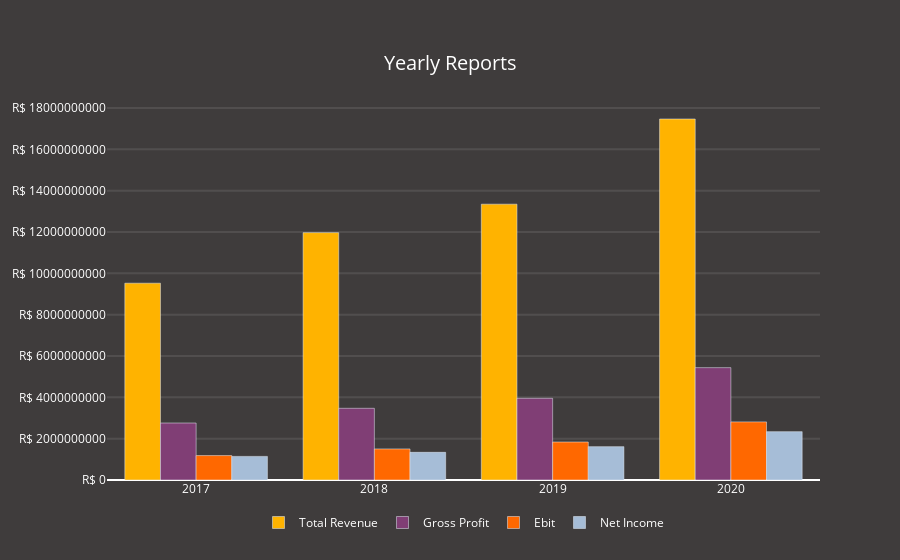

Notebook source saved alongside this figure:
### Markdown cell above
## Plotly

Create the first plot with the following fields:
* Revenue
* Gross Profit
* EBIT
* Net Income

### Code cell
dataList = ['Total Revenue', 'Gross Profit', 'Ebit', 'Net Income']
createYearlyBarPlot(tickerSymbol, dataList)

### Figure 1 — Plotly figure (JSON) as saved in the notebook; plotly's stock layout.template omitted (floating-point values rounded to 4 significant figures)
{"data": [{"marker": {"color": "#FFB300"}, "name": "Total Revenue", "type": "bar", "x": [2020, 2019, 2018, 2017], "y": [17469557000, 13347434000, 11970090000, 9523830000]}, {"marker": {"color": "#803E75"}, "name": "Gross Profit", "type": "bar", "x": [2020, 2019, 2018, 2017], "y": [5437507000, 3953268000, 3469274000, 2758447000]}, {"marker": {"color": "#FF6800"}, "name": "Ebit", "type": "bar", "x": [2020, 2019, 2018, 2017], "y": [2812454000, 1837299000, 1503602000, 1182412000]}, {"marker": {"color": "#A6BDD7"}, "name": "Net Income", "type": "bar", "x": [2020, 2019, 2018, 2017], "y": [2340873000, 1614581000, 1338319000, 1142149000]}], "layout": {"font": {"color": "white"}, "legend": {"bgcolor": "#3F3C3C", "borderwidth": 0, "font": {"color": "white"}, "orientation": "h", "x": 0.5, "xanchor": "center", "y": -0.15, "yanchor": "bottom"}, "paper_bgcolor": "#3F3C3C", "plot_bgcolor": "#3F3C3C", "title": {"font": {"color": "white", "size": 20}, "text": "Yearly Reports", "x": 0.5, "xanchor": "center", "y": 0.9, "yanchor": "top"}, "yaxis": {"gridcolor": "rgba(233,233,233,0.1)", "gridwidth": 2, "showgrid": true, "tickformat": ",.", "tickprefix": "R$ "}}}
